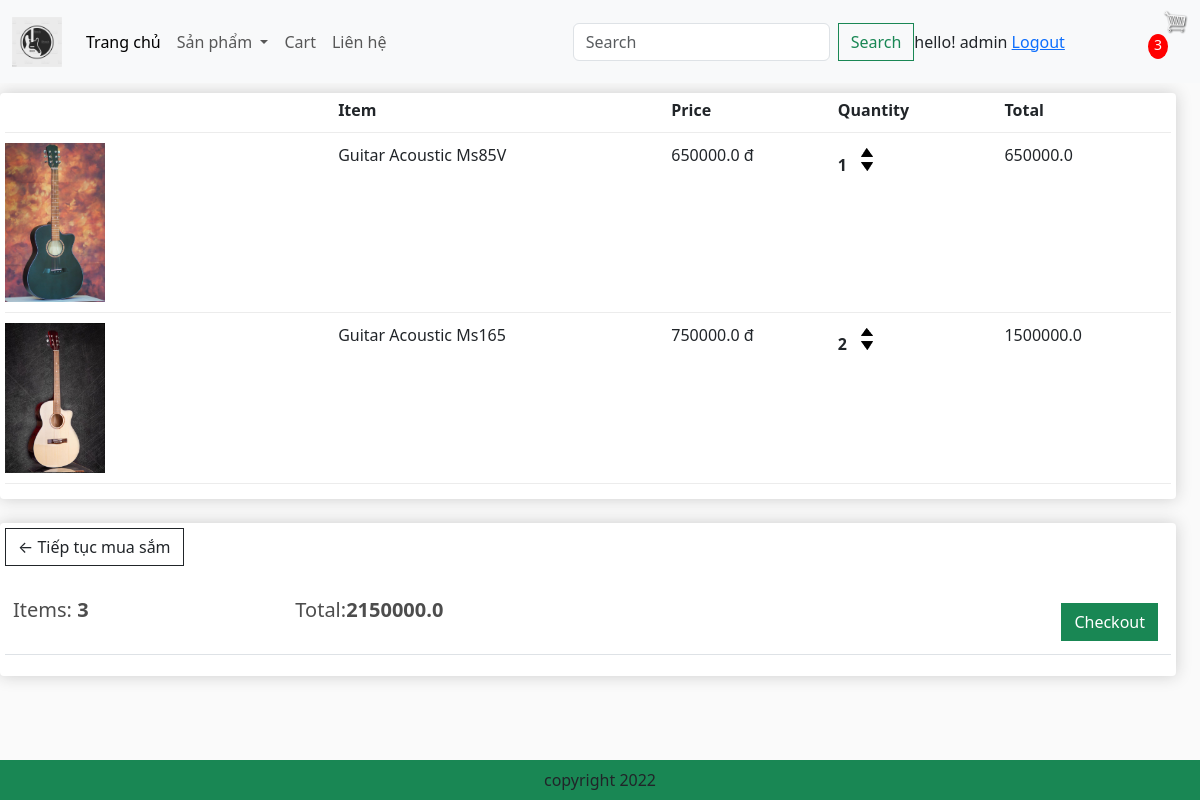
The app's page /cart/ (signed in) with its own data.
### app/models.py (models this page shows, shortened)
class OrderItem(models.Model):
    product = models.ForeignKey(Product, on_delete=models.SET_NULL, blank=True, null=True)
    order = models.ForeignKey(Order, on_delete=models.SET_NULL, blank=True, null=True)
    quantity = models.IntegerField(default=0, null=True, blank=True)
    date_added = models.DateTimeField(auto_now_add=True)
    @property
    def get_total(self):
        total = self.product.price * self.quantity
        return total

class Product(models.Model):
    name = models.CharField(max_length=200, null=True)
    price = models.FloatField()
    elect = models.BooleanField(default=False, null=True, blank=False)
    image = models.ImageField(null=True,blank=True)
    @property
    def ImageURL(self):
        try:
            url = self.image.url
        except:
            url = ''
        return url

class Order(models.Model):
    customer = models.ForeignKey(User, on_delete=models.SET_NULL, blank=True, null=True)
    date_order = models.DateTimeField(auto_now_add=True)
    complete = models.BooleanField(default=False, null=True, blank=False)
    transaction_id = models.CharField(max_length=200, null=True)
    @property
    def get_cart_items(self):
        orderitems = self.orderitem_set.all()
        total = sum([item.quantity for item in orderitems])
        return total
    @property
    def get_cart_total(self):
        orderitems = self.orderitem_set.all()
        total = sum([item.get_total for item in orderitems])
        return total

### app/views.py (the view)
# urls.py: path('cart/', views.cart, name="cart"),
def cart(request):
    if request.user.is_authenticated:
        customer = request.user
        order, created = Order.objects.get_or_create(customer=customer, complete=False)
        items = order.orderitem_set.all()
        cartItems = order.get_cart_items
        user_not_login = "hidden"
        user_login = "show"
    else:
        items = []
        order = {'get_cart_items': 0, 'get_cart_total': 0}
        cartItems = order['get_cart_items']
        user_not_login = "show"
        user_login = "hidden"
    context = {'items': items, 'order': order , 'cartItems': cartItems,'user_not_login': user_not_login, 'user_login': user_login}
    return render(request, 'app/cart.html', context)

### app/templates/app/cart.html
{% extends 'app/base.html' %}
{% load static %}
{% block cart_content %}
<div class="row" style='width:100%'>
	<div class="col-lg-12">
		<div class="box-element">
			<div class="cart-row">
				<div style="flex:2"></div>
				<div style="flex:2"><strong>Item</strong></div>
				<div style="flex:1"><strong>Price</strong></div>
				<div style="flex:1"><strong>Quantity</strong></div>
				<div style="flex:1"><strong>Total</strong></div>
			</div>
			{% for item in items %}
			<div class="cart-row">
				<div style="flex:2"><img class="row-image" src="{{item.product.ImageURL}}"></div>
				<div style="flex:2"><p>{{item.product.name}}</p></div>
				<div style="flex:1"><p>{{item.product.price}} đ</p></div>
				<div style="flex:1">
					<p class="quantity">{{item.quantity}}</p>
					<div class="quantity">
						<img data-product={{item.product.id}} data-action= 'add' class="chg-quantity update-cart" src="{% static  'app/images/arrow-up.png' %}">
						<img data-product={{item.product.id}} data-action= 'remove' class="chg-quantity update-cart" src="{% static  'app/images/arrow-down.png' %}">
					</div>
				</div>
				<div style="flex:1"><p>{{item.get_total}}</p></div>
			</div>
            {% endfor %}
		</div>
		<br>
		<div class="box-element">
			<a  class="btn btn-outline-dark" href="{% url 'home' %}">&#x2190; Tiếp tục mua sắm</a>
			<br>
			<br>
			<table class="table">
				<tr>
					<th><h5>Items: <strong>{{order.get_cart_items}}</strong></h5></th>
					<th><h5>Total:<strong>{{order.get_cart_total}}</strong></h5></th>
					<th>
						<a  style="float:right; margin:5px;" class="btn btn-success" href="{% url 'checkout' %}">Checkout</a>
					</th>
				</tr>
			</table>
		</div>
	</div>
</div>
{% endblock cart_content %}

### app/templates/app/base.html (shortened to what this page needs)
{% load static %}
<!DOCTYPE html>
<html>
    <head>
        <link href="https://cdn.jsdelivr.net/npm/bootstrap@5.3.0-alpha3/dist/css/bootstrap.min.css" rel="stylesheet">
        <link href="{%static 'app/css/style.css'%}" rel="stylesheet" />
        <link href="{%static 'app/css/owl.carousel.min.css'%}" rel="stylesheet" />
        <link href="{%static 'app/css/all.min.css'%}" rel="stylesheet" />
        <link rel="stylesheet" type="text/css" href="{% static 'app/css/main.css' %}">
        <link rel="stylesheet" href="">
    </head>
    <body>
      <nav class="navbar navbar-expand-lg bg-body-tertiary">
        <div class="container-fluid">
            <a class="navbar-brand" href="{% url 'home' %}">
                <img src="{% static 'app/images/logo.jpg' %}" width="50" height="50" />
            </a>
            <div class="collapse navbar-collapse" id="navbarSupportedContent">
                <ul class="navbar-nav me-auto mb-2 mb-lg-0">
                    <li class="nav-item">
                        <a class="nav-link active" aria-current="page" href="{% url 'home' %}">Trang chủ</a>
                    </li>
                    <li class="nav-item dropdown">
                        <a class="nav-link dropdown-toggle" href="#" role="button" data-bs-toggle="dropdown"
                           aria-expanded="false">
                            Sản phẩm
                        </a>
                    </li>
                    <li class="nav-item">
                        <a class="nav-link" href="{% url 'cart' %}">Cart</a>
                    </li>
                    <li class="nav-item">
                        <a class="nav-link" href="#">Liên hệ</a>
                    </li>
                </ul>
                <form class="d-flex" role="search" method='POST' action="{% url 'search' %}">
                    <input class="form-control me-2" type="search" placeholder="Search" aria-label="Search" name="searched">
                    <button class="btn btn-outline-success" type="submit">Search</button>
                </form>
            </div>
            <div class='form-inline my-2 my-lg-0' style="visibility: {{user_login}}">
                <span> hello! {{request.user}}</span>
                <span><a href= "{% url 'logout' %}"> Logout</a></span>
            </div>
            <div class='form-inline my-2 my-lg-0'>
                <a href="{% url 'cart' %}"><img id="cart-icon" src="{% static 'images/cart.png' %}"></a>
                <p id='cart-total' >{{cartItems}}</p>
            </div>
        </div>
      </nav>
      {% block cart_content %}{% endblock cart_content %}
      <footer class="container--fluid bg-success text-center fixed-bottom p-2">
          copyright 2022
      </footer>
    </body>
</html>

### app/static/app/css/main.css (style rules this page uses)
body { background-color: hsl(0, 0%, 98%); }
h1,h2,h3,h4,h5,h6 { color:hsl(0, 0%, 30%); }
.box-element { box-shadow:hsl(0, 0%, 80%) 0 0 16px; background-color: #fff; border-radius: 4px; padding: 5px; }
#cart-icon { width:25px; display: inline-block; margin-left: 15px; }
#cart-total { display: block; text-align: center; color:#fff; background-color: red; width: 20px; height: 25px; border-radius: 50%; font-size: 14px; }
.col-lg-3, .col-lg-4, .col-lg-6, .col-lg-8, .col-lg-12 { margin-top: 10px; }
.btn { border-radius: 0; }
.row-image { width: 100px; }
.cart-row { display: flex; align-items: flex-stretch; padding-bottom: 10px; margin-bottom: 10px; border-bottom: 1px solid #ececec; }
.quantity { display: inline-block; font-weight: 700; padding-right:10px; }
.chg-quantity { width: 12px; cursor: pointer; display: block; margin-top: 5px; transition:.1s; }

### records on screen
OrderItem: product.ImageURL (picture), product.name "Guitar Acoustic Ms85V", product.price "650000.0", quantity "1", get_total "650000.0"
OrderItem: product.ImageURL (picture), product.name "Guitar Acoustic Ms165", product.price "750000.0", quantity "2", get_total "1500000.0"
Order: get_cart_items "3", get_cart_total "2150000.0"

### other values on screen
{{ request.user }} "admin"
{{ cartItems }} "3"
